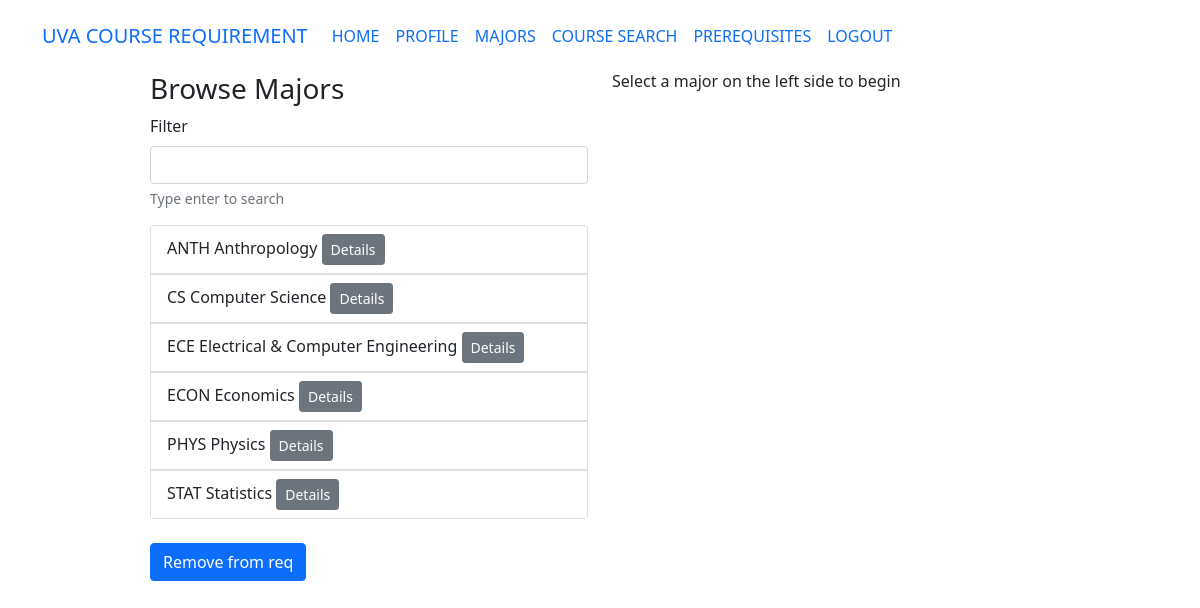
/majors.php (signed in), run on the app's committed database.
### tables this page shows
CREATE TABLE Major(
    major_name VARCHAR(50) PRIMARY KEY,
    department VARCHAR(50) NOT NULL,
    description VARCHAR(1000) NOT NULL
);

### utils/session_start.php (called while the page is built, shortened)
<?php
function is_professor() {
    return $_SESSION['type'] === 'professor';
}
?>

### majors.php (the view, shortened to what this page needs)
<!DOCTYPE html>
<html lang="en">
<?php
require_once "db_utils.php";
require_once "utils/session_start.php";
?>
<head>
    <link href="https://cdn.jsdelivr.net/npm/bootstrap@5.1.3/dist/css/bootstrap.min.css" rel="stylesheet">
</head>
<body class="w-75 mx-auto mt-4">
    <?php include "bar.php" ?>
    <div class="row">
        <div class="col-md-6">
            <h3>Browse Majors</h3>
            <div class="mb-3">
                <label for="query" class="form-label">Filter</label>
                <input type="text" class="form-control" onkeydown="filterOnChange(this)">
                <div id="emailHelp" class="form-text">Type enter to search</div>
            </div>
            <div class="list-group" id="splist" style="max-height: 60vh; overflow-y: auto">
                <?php
                if (is_professor())
                    $major_rows = $db->query("SELECT M.major_name, M.department FROM Major M")->fetchAll(PDO::FETCH_ASSOC);
                else
                    $major_rows = $db->query("SELECT M.major_name, M.department, D.computing_id FROM Major M LEFT JOIN (SELECT * FROM `declare` WHERE computing_id='$id') AS D ON M.major_name=D.major_name")->fetchAll(PDO::FETCH_ASSOC);
                foreach ($major_rows as $row) {
                    $cid = $row['major_name'];
                ?>
                    <a class="list-group-item list-group-item-action course-list" data-bs-toggle="collapse" href="#row-<?php echo $cid; ?>" role="button" onclick="courseOnClick(this)" id="<?php echo $cid ?>">
                        <?php echo $cid . " " . $row['department'] ?>
                        <button class="btn btn-sm btn-secondary" onclick="location.href='majors_detail.php?major_name=<?php echo $cid; ?>'">Details</button>
                    </a>
                <?php
                }
                ?>
            </div>
            <?php if (is_professor()) { ?>
                <button class="btn btn-primary mt-4" onclick="addDrop('remove_list')">Remove from req</button>
            <?php } ?>
        </div>
        <?php if (is_professor()) { ?>
            <div class="col-md-6">
                <div id="alt1">
                    <h6>Select a major on the left side to begin</h6>
                </div>
            </div>
        <?php } ?>
    </div>
</body>
</html>

### data on the page
major: major_name "ANTH", department "Anthropology"
major: major_name "CS", department "Computer Science"
major: major_name "ECE", department "Electrical & Computer Engineering"
major: major_name "ECON", department "Economics"
major: major_name "PHYS", department "Physics"
major: major_name "STAT", department "Statistics"
